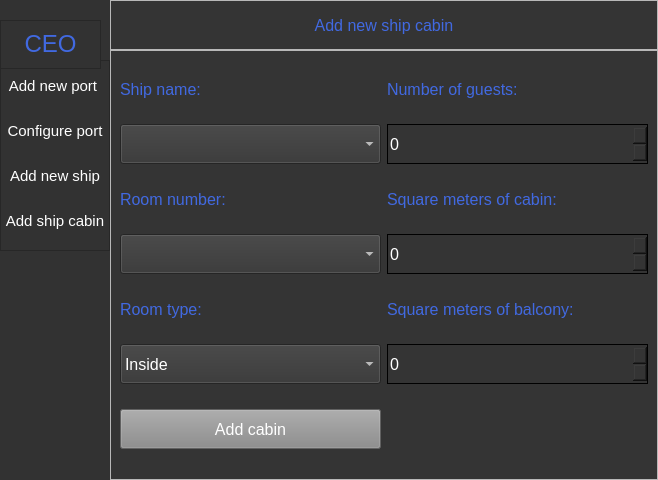
<?xml version="1.0" encoding="UTF-8"?>
<ui version="4.0">
 <class>Dialog</class>
 <widget class="QDialog" name="Dialog">
  <property name="geometry">
   <rect>
    <x>0</x>
    <y>0</y>
    <width>658</width>
    <height>480</height>
   </rect>
  </property>
  <property name="minimumSize">
   <size>
    <width>640</width>
    <height>480</height>
   </size>
  </property>
  <property name="windowTitle">
   <string>Dialog</string>
  </property>
  <property name="styleSheet">
   <string notr="true">QDialog{
background-color: #343434;
}

QComboBox {
background-color: #343434;
font-size: 12pt;
color: #FFFFFF;
}

QSpinBox {
background-color: #343434;
font-size: 12pt;
color: #FFFFFF;
border: 1px solid black;
}

QPushButton {
font-size: 12pt;
color: #FFFFFF;
background-color: #888888;
}

QLineEdit {
background-color: #343434;
font-size: 12pt;
color: #FFFFFF;
}</string>
  </property>
  <layout class="QHBoxLayout" name="horizontalLayout">
   <property name="spacing">
    <number>0</number>
   </property>
   <property name="leftMargin">
    <number>0</number>
   </property>
   <property name="topMargin">
    <number>0</number>
   </property>
   <property name="rightMargin">
    <number>0</number>
   </property>
   <property name="bottomMargin">
    <number>0</number>
   </property>
   <item>
    <widget class="QFrame" name="Menu_frame">
     <property name="minimumSize">
      <size>
       <width>110</width>
       <height>0</height>
      </size>
     </property>
     <property name="maximumSize">
      <size>
       <width>110</width>
       <height>16777215</height>
      </size>
     </property>
     <property name="styleSheet">
      <string notr="true">background-color: #323232;</string>
     </property>
     <property name="frameShape">
      <enum>QFrame::NoFrame</enum>
     </property>
     <property name="frameShadow">
      <enum>QFrame::Raised</enum>
     </property>
     <widget class="QFrame" name="Buttons_frame">
      <property name="geometry">
       <rect>
        <x>0</x>
        <y>60</y>
        <width>110</width>
        <height>191</height>
       </rect>
      </property>
      <property name="maximumSize">
       <size>
        <width>110</width>
        <height>16777215</height>
       </size>
      </property>
      <property name="styleSheet">
       <string notr="true">QPushButton {
color: #FFFFFF;
font-size: 11pt;
border: 0px solid
}

QPushButton:hover{
background-color: #4169E1;
}
</string>
      </property>
      <property name="frameShape">
       <enum>QFrame::StyledPanel</enum>
      </property>
      <property name="frameShadow">
       <enum>QFrame::Raised</enum>
      </property>
      <layout class="QVBoxLayout" name="verticalLayout">
       <property name="spacing">
        <number>0</number>
       </property>
       <property name="leftMargin">
        <number>0</number>
       </property>
       <property name="topMargin">
        <number>0</number>
       </property>
       <property name="rightMargin">
        <number>0</number>
       </property>
       <property name="bottomMargin">
        <number>0</number>
       </property>
       <item>
        <widget class="QPushButton" name="new_port_button">
         <property name="minimumSize">
          <size>
           <width>0</width>
           <height>40</height>
          </size>
         </property>
         <property name="text">
          <string>Add new port </string>
         </property>
        </widget>
       </item>
       <item>
        <widget class="QPushButton" name="configure_port_button">
         <property name="minimumSize">
          <size>
           <width>0</width>
           <height>40</height>
          </size>
         </property>
         <property name="text">
          <string>Configure port</string>
         </property>
        </widget>
       </item>
       <item>
        <widget class="QPushButton" name="new_ship_button">
         <property name="minimumSize">
          <size>
           <width>0</width>
           <height>40</height>
          </size>
         </property>
         <property name="text">
          <string>Add new ship</string>
         </property>
        </widget>
       </item>
       <item>
        <widget class="QPushButton" name="new_ship_cabin_button">
         <property name="minimumSize">
          <size>
           <width>0</width>
           <height>40</height>
          </size>
         </property>
         <property name="text">
          <string>Add ship cabin</string>
         </property>
        </widget>
       </item>
      </layout>
     </widget>
     <widget class="QFrame" name="Who_are_you">
      <property name="geometry">
       <rect>
        <x>0</x>
        <y>20</y>
        <width>101</width>
        <height>49</height>
       </rect>
      </property>
      <property name="maximumSize">
       <size>
        <width>110</width>
        <height>16777215</height>
       </size>
      </property>
      <property name="styleSheet">
       <string notr="true">QPushButton
{
color: #4169E1;
font-size: 18pt;
border: 0px solid;
}</string>
      </property>
      <property name="frameShape">
       <enum>QFrame::StyledPanel</enum>
      </property>
      <property name="frameShadow">
       <enum>QFrame::Raised</enum>
      </property>
      <layout class="QHBoxLayout" name="horizontalLayout_2">
       <item>
        <widget class="QPushButton" name="emp_title_back_to_first_page">
         <property name="text">
          <string>CEO</string>
         </property>
        </widget>
       </item>
      </layout>
     </widget>
    </widget>
   </item>
   <item>
    <widget class="QFrame" name="Widgets_frame">
     <property name="autoFillBackground">
      <bool>false</bool>
     </property>
     <property name="styleSheet">
      <string notr="true">QLabel
{
color: #4169E1;
font-size: 12pt
}

</string>
     </property>
     <property name="frameShape">
      <enum>QFrame::NoFrame</enum>
     </property>
     <property name="frameShadow">
      <enum>QFrame::Raised</enum>
     </property>
     <layout class="QVBoxLayout" name="verticalLayout_2">
      <property name="spacing">
       <number>0</number>
      </property>
      <property name="leftMargin">
       <number>0</number>
      </property>
      <property name="topMargin">
       <number>0</number>
      </property>
      <property name="rightMargin">
       <number>0</number>
      </property>
      <property name="bottomMargin">
       <number>0</number>
      </property>
      <item>
       <widget class="QStackedWidget" name="stackedWidget">
        <property name="autoFillBackground">
         <bool>false</bool>
        </property>
        <property name="styleSheet">
         <string notr="true"/>
        </property>
        <property name="currentIndex">
         <number>4</number>
        </property>
        <widget class="QWidget" name="Welcome_page">
         <property name="autoFillBackground">
          <bool>false</bool>
         </property>
         <property name="styleSheet">
          <string notr="true">QLabel{
font-size: 11pt;
}</string>
         </property>
         <layout class="QVBoxLayout" name="verticalLayout_3">
          <property name="spacing">
           <number>0</number>
          </property>
          <property name="leftMargin">
           <number>0</number>
          </property>
          <property name="topMargin">
           <number>0</number>
          </property>
          <property name="rightMargin">
           <number>0</number>
          </property>
          <property name="bottomMargin">
           <number>0</number>
          </property>
          <item alignment="Qt::AlignHCenter|Qt::AlignVCenter">
           <widget class="QLabel" name="Welcome_info">
            <property name="minimumSize">
             <size>
              <width>500</width>
              <height>0</height>
             </size>
            </property>
            <property name="autoFillBackground">
             <bool>false</bool>
            </property>
            <property name="styleSheet">
             <string notr="true"/>
            </property>
            <property name="text">
             <string>This is your configuration panel, choose one of the options you can see on the left side</string>
            </property>
            <property name="scaledContents">
             <bool>false</bool>
            </property>
            <property name="alignment">
             <set>Qt::AlignCenter</set>
            </property>
            <property name="wordWrap">
             <bool>true</bool>
            </property>
           </widget>
          </item>
         </layout>
        </widget>
        <widget class="QWidget" name="New_port_configuration">
         <property name="autoFillBackground">
          <bool>false</bool>
         </property>
         <property name="styleSheet">
          <string notr="true"/>
         </property>
         <layout class="QVBoxLayout" name="verticalLayout_4">
          <property name="spacing">
           <number>0</number>
          </property>
          <property name="leftMargin">
           <number>0</number>
          </property>
          <property name="topMargin">
           <number>0</number>
          </property>
          <property name="rightMargin">
           <number>0</number>
          </property>
          <property name="bottomMargin">
           <number>0</number>
          </property>
          <item>
           <widget class="QFrame" name="Top_frame">
            <property name="maximumSize">
             <size>
              <width>16777215</width>
              <height>50</height>
             </size>
            </property>
            <property name="styleSheet">
             <string notr="true">QDialog {
background-color: #343434;
}</string>
            </property>
            <property name="frameShape">
             <enum>QFrame::NoFrame</enum>
            </property>
            <property name="frameShadow">
             <enum>QFrame::Raised</enum>
            </property>
            <layout class="QHBoxLayout" name="horizontalLayout_3">
             <item>
              <widget class="QLabel" name="New_port_info_label">
               <property name="text">
                <string>Configure new port:</string>
               </property>
               <property name="alignment">
                <set>Qt::AlignCenter</set>
               </property>
              </widget>
             </item>
            </layout>
           </widget>
          </item>
          <item>
           <widget class="QFrame" name="frame">
            <property name="styleSheet">
             <string notr="true">QLineEdit {
background-color: #343434;
font-size: 12pt;
color: #FFFFFF;
}</string>
            </property>
            <property name="frameShape">
             <enum>QFrame::StyledPanel</enum>
            </property>
            <property name="frameShadow">
             <enum>QFrame::Raised</enum>
            </property>
            <layout class="QVBoxLayout" name="verticalLayout_5">
             <item>
              <widget class="QLabel" name="country_label">
               <property name="maximumSize">
                <size>
                 <width>16777215</width>
                 <height>20</height>
                </size>
               </property>
               <property name="text">
                <string>Country:</string>
               </property>
              </widget>
             </item>
             <item>
              <widget class="QComboBox" name="country_comboBox">
               <property name="maximumSize">
                <size>
                 <width>16777215</width>
                 <height>40</height>
                </size>
               </property>
               <property name="contextMenuPolicy">
                <enum>Qt::DefaultContextMenu</enum>
               </property>
               <property name="autoFillBackground">
                <bool>false</bool>
               </property>
               <property name="styleSheet">
                <string notr="true"/>
               </property>
               <property name="sizeAdjustPolicy">
                <enum>QComboBox::AdjustToMinimumContentsLength</enum>
               </property>
               <property name="duplicatesEnabled">
                <bool>false</bool>
               </property>
               <property name="frame">
                <bool>true</bool>
               </property>
              </widget>
             </item>
             <item>
              <widget class="QLabel" name="placehoder_label">
               <property name="maximumSize">
                <size>
                 <width>16777215</width>
                 <height>20</height>
                </size>
               </property>
               <property name="text">
                <string/>
               </property>
              </widget>
             </item>
             <item>
              <widget class="QLabel" name="city_label">
               <property name="maximumSize">
                <size>
                 <width>16777215</width>
                 <height>20</height>
                </size>
               </property>
               <property name="text">
                <string>City:</string>
               </property>
               <property name="alignment">
                <set>Qt::AlignLeading|Qt::AlignLeft|Qt::AlignVCenter</set>
               </property>
              </widget>
             </item>
             <item>
              <widget class="QLineEdit" name="city_lineEdit">
               <property name="maximumSize">
                <size>
                 <width>16777215</width>
                 <height>40</height>
                </size>
               </property>
               <property name="alignment">
                <set>Qt::AlignLeading|Qt::AlignLeft|Qt::AlignVCenter</set>
               </property>
              </widget>
             </item>
             <item>
              <widget class="QLabel" name="city_label_error">
               <property name="maximumSize">
                <size>
                 <width>16777215</width>
                 <height>20</height>
                </size>
               </property>
               <property name="styleSheet">
                <string notr="true">color: red;</string>
               </property>
               <property name="text">
                <string/>
               </property>
              </widget>
             </item>
             <item>
              <widget class="QLabel" name="capacity_label">
               <property name="maximumSize">
                <size>
                 <width>16777215</width>
                 <height>20</height>
                </size>
               </property>
               <property name="text">
                <string>Capacity:</string>
               </property>
              </widget>
             </item>
             <item>
              <widget class="QSpinBox" name="capacity_spinBox">
               <property name="maximumSize">
                <size>
                 <width>16777215</width>
                 <height>40</height>
                </size>
               </property>
               <property name="suffix">
                <string/>
               </property>
               <property name="minimum">
                <number>1</number>
               </property>
               <property name="maximum">
                <number>100</number>
               </property>
               <property name="value">
                <number>1</number>
               </property>
              </widget>
             </item>
             <item>
              <widget class="QLabel" name="capacity_label_error">
               <property name="maximumSize">
                <size>
                 <width>16777215</width>
                 <height>20</height>
                </size>
               </property>
               <property name="styleSheet">
                <string notr="true">color: red;</string>
               </property>
               <property name="text">
                <string/>
               </property>
              </widget>
             </item>
             <item>
              <widget class="QPushButton" name="port_add_button">
               <property name="maximumSize">
                <size>
                 <width>250</width>
                 <height>40</height>
                </size>
               </property>
               <property name="text">
                <string>Add new port</string>
               </property>
              </widget>
             </item>
             <item>
              <widget class="QLabel" name="error_port_label">
               <property name="maximumSize">
                <size>
                 <width>16777215</width>
                 <height>20</height>
                </size>
               </property>
               <property name="styleSheet">
                <string notr="true">color: red;</string>
               </property>
               <property name="text">
                <string/>
               </property>
              </widget>
             </item>
            </layout>
           </widget>
          </item>
         </layout>
        </widget>
        <widget class="QWidget" name="Port_configuration">
         <property name="autoFillBackground">
          <bool>false</bool>
         </property>
         <layout class="QVBoxLayout" name="verticalLayout_6">
          <item>
           <widget class="QFrame" name="Port_select">
            <property name="frameShape">
             <enum>QFrame::StyledPanel</enum>
            </property>
            <property name="frameShadow">
             <enum>QFrame::Raised</enum>
            </property>
            <layout class="QVBoxLayout" name="verticalLayout_8">
             <item>
              <widget class="QLabel" name="label">
               <property name="minimumSize">
                <size>
                 <width>0</width>
                 <height>20</height>
                </size>
               </property>
               <property name="maximumSize">
                <size>
                 <width>16777215</width>
                 <height>20</height>
                </size>
               </property>
               <property name="text">
                <string>Which port you want do configure:</string>
               </property>
               <property name="alignment">
                <set>Qt::AlignCenter</set>
               </property>
              </widget>
             </item>
             <item>
              <widget class="QComboBox" name="port_comboBox">
               <property name="maximumSize">
                <size>
                 <width>16777215</width>
                 <height>40</height>
                </size>
               </property>
              </widget>
             </item>
            </layout>
           </widget>
          </item>
          <item alignment="Qt::AlignTop">
           <widget class="QFrame" name="Configure_options">
            <property name="frameShape">
             <enum>QFrame::StyledPanel</enum>
            </property>
            <property name="frameShadow">
             <enum>QFrame::Raised</enum>
            </property>
            <layout class="QVBoxLayout" name="verticalLayout_7">
             <item>
              <widget class="QLabel" name="new_capacity_label">
               <property name="maximumSize">
                <size>
                 <width>16777215</width>
                 <height>20</height>
                </size>
               </property>
               <property name="text">
                <string>Enter new port capacity:</string>
               </property>
               <property name="alignment">
                <set>Qt::AlignLeading|Qt::AlignLeft|Qt::AlignVCenter</set>
               </property>
              </widget>
             </item>
             <item>
              <widget class="QSpinBox" name="port_capacity_change">
               <property name="minimumSize">
                <size>
                 <width>0</width>
                 <height>40</height>
                </size>
               </property>
               <property name="maximumSize">
                <size>
                 <width>16777215</width>
                 <height>40</height>
                </size>
               </property>
               <property name="minimum">
                <number>1</number>
               </property>
               <property name="maximum">
                <number>100</number>
               </property>
              </widget>
             </item>
             <item>
              <widget class="QLabel" name="label_2">
               <property name="text">
                <string/>
               </property>
              </widget>
             </item>
             <item>
              <widget class="QPushButton" name="change_port_details_button">
               <property name="minimumSize">
                <size>
                 <width>0</width>
                 <height>40</height>
                </size>
               </property>
               <property name="maximumSize">
                <size>
                 <width>250</width>
                 <height>40</height>
                </size>
               </property>
               <property name="text">
                <string>Change port details</string>
               </property>
              </widget>
             </item>
             <item>
              <widget class="QLabel" name="successful_update_label">
               <property name="styleSheet">
                <string notr="true">margin-top: 10px;</string>
               </property>
               <property name="text">
                <string/>
               </property>
              </widget>
             </item>
            </layout>
           </widget>
          </item>
         </layout>
        </widget>
        <widget class="QWidget" name="New_ship_configuration">
         <layout class="QVBoxLayout" name="verticalLayout_9">
          <property name="spacing">
           <number>0</number>
          </property>
          <property name="leftMargin">
           <number>0</number>
          </property>
          <property name="topMargin">
           <number>0</number>
          </property>
          <property name="rightMargin">
           <number>0</number>
          </property>
          <property name="bottomMargin">
           <number>0</number>
          </property>
          <item>
           <widget class="QFrame" name="top_frame">
            <property name="maximumSize">
             <size>
              <width>16777215</width>
              <height>50</height>
             </size>
            </property>
            <property name="frameShape">
             <enum>QFrame::StyledPanel</enum>
            </property>
            <property name="frameShadow">
             <enum>QFrame::Raised</enum>
            </property>
            <layout class="QHBoxLayout" name="horizontalLayout_4">
             <property name="spacing">
              <number>0</number>
             </property>
             <property name="leftMargin">
              <number>0</number>
             </property>
             <property name="topMargin">
              <number>0</number>
             </property>
             <property name="rightMargin">
              <number>0</number>
             </property>
             <property name="bottomMargin">
              <number>0</number>
             </property>
             <item>
              <widget class="QLabel" name="description">
               <property name="text">
                <string>Add new ship</string>
               </property>
               <property name="alignment">
                <set>Qt::AlignCenter</set>
               </property>
              </widget>
             </item>
            </layout>
           </widget>
          </item>
          <item>
           <widget class="QFrame" name="frame_3">
            <property name="frameShape">
             <enum>QFrame::StyledPanel</enum>
            </property>
            <property name="frameShadow">
             <enum>QFrame::Raised</enum>
            </property>
            <layout class="QVBoxLayout" name="verticalLayout_10">
             <item>
              <widget class="QLabel" name="ship_name_label">
               <property name="maximumSize">
                <size>
                 <width>16777215</width>
                 <height>20</height>
                </size>
               </property>
               <property name="text">
                <string>Ship name:</string>
               </property>
              </widget>
             </item>
             <item>
              <widget class="QLineEdit" name="ship_name_edit">
               <property name="maximumSize">
                <size>
                 <width>16777215</width>
                 <height>40</height>
                </size>
               </property>
              </widget>
             </item>
             <item>
              <widget class="QLabel" name="ship_name_label_error">
               <property name="maximumSize">
                <size>
                 <width>16777215</width>
                 <height>20</height>
                </size>
               </property>
               <property name="styleSheet">
                <string notr="true">color: red;</string>
               </property>
               <property name="text">
                <string/>
               </property>
              </widget>
             </item>
             <item>
              <widget class="QLabel" name="ship_capacity_label">
               <property name="maximumSize">
                <size>
                 <width>16777215</width>
                 <height>20</height>
                </size>
               </property>
               <property name="text">
                <string>Capacity:</string>
               </property>
              </widget>
             </item>
             <item>
              <widget class="QSpinBox" name="ship_capacity_spinBox">
               <property name="maximumSize">
                <size>
                 <width>16777215</width>
                 <height>40</height>
                </size>
               </property>
               <property name="minimum">
                <number>1</number>
               </property>
               <property name="maximum">
                <number>1000</number>
               </property>
              </widget>
             </item>
             <item>
              <widget class="QLabel" name="ship_capacity_label_error">
               <property name="maximumSize">
                <size>
                 <width>16777215</width>
                 <height>20</height>
                </size>
               </property>
               <property name="styleSheet">
                <string notr="true">color: red;</string>
               </property>
               <property name="text">
                <string/>
               </property>
              </widget>
             </item>
             <item>
              <widget class="QLabel" name="port_number_label">
               <property name="maximumSize">
                <size>
                 <width>16777215</width>
                 <height>20</height>
                </size>
               </property>
               <property name="text">
                <string>Assign ship to port in:</string>
               </property>
              </widget>
             </item>
             <item>
              <widget class="QComboBox" name="port_identification_comboBox">
               <property name="maximumSize">
                <size>
                 <width>16777215</width>
                 <height>40</height>
                </size>
               </property>
               <property name="sizeAdjustPolicy">
                <enum>QComboBox::AdjustToMinimumContentsLength</enum>
               </property>
              </widget>
             </item>
             <item>
              <widget class="QPushButton" name="add_new_ship_button">
               <property name="maximumSize">
                <size>
                 <width>250</width>
                 <height>40</height>
                </size>
               </property>
               <property name="text">
                <string>Add new ship</string>
               </property>
              </widget>
             </item>
             <item>
              <widget class="QLabel" name="error_ship_label">
               <property name="maximumSize">
                <size>
                 <width>16777215</width>
                 <height>20</height>
                </size>
               </property>
               <property name="styleSheet">
                <string notr="true">color: red;</string>
               </property>
               <property name="text">
                <string/>
               </property>
              </widget>
             </item>
            </layout>
           </widget>
          </item>
         </layout>
        </widget>
        <widget class="QWidget" name="New_ship_cabin">
         <layout class="QVBoxLayout" name="verticalLayout_11">
          <property name="spacing">
           <number>0</number>
          </property>
          <property name="leftMargin">
           <number>0</number>
          </property>
          <property name="topMargin">
           <number>0</number>
          </property>
          <property name="rightMargin">
           <number>0</number>
          </property>
          <property name="bottomMargin">
           <number>0</number>
          </property>
          <item>
           <widget class="QFrame" name="frame_2">
            <property name="maximumSize">
             <size>
              <width>16777215</width>
              <height>50</height>
             </size>
            </property>
            <property name="frameShape">
             <enum>QFrame::StyledPanel</enum>
            </property>
            <property name="frameShadow">
             <enum>QFrame::Raised</enum>
            </property>
            <layout class="QHBoxLayout" name="horizontalLayout_5">
             <item>
              <widget class="QLabel" name="description_ship_cabins">
               <property name="maximumSize">
                <size>
                 <width>16777215</width>
                 <height>50</height>
                </size>
               </property>
               <property name="text">
                <string>Add new ship cabin</string>
               </property>
               <property name="alignment">
                <set>Qt::AlignCenter</set>
               </property>
              </widget>
             </item>
            </layout>
           </widget>
          </item>
          <item>
           <widget class="QFrame" name="frame_4">
            <property name="frameShape">
             <enum>QFrame::StyledPanel</enum>
            </property>
            <property name="frameShadow">
             <enum>QFrame::Raised</enum>
            </property>
            <layout class="QGridLayout" name="gridLayout">
             <item row="2" column="0">
              <widget class="QLabel" name="room_number_label">
               <property name="maximumSize">
                <size>
                 <width>16777215</width>
                 <height>20</height>
                </size>
               </property>
               <property name="text">
                <string>Room number:</string>
               </property>
              </widget>
             </item>
             <item row="2" column="1">
              <widget class="QLabel" name="cabin_meters_label">
               <property name="maximumSize">
                <size>
                 <width>16777215</width>
                 <height>20</height>
                </size>
               </property>
               <property name="text">
                <string>Square meters of cabin:</string>
               </property>
              </widget>
             </item>
             <item row="4" column="0">
              <widget class="QLabel" name="toom_type_label">
               <property name="maximumSize">
                <size>
                 <width>16777215</width>
                 <height>20</height>
                </size>
               </property>
               <property name="text">
                <string>Room type:</string>
               </property>
              </widget>
             </item>
             <item row="5" column="0">
              <widget class="QComboBox" name="room_type_comboBox">
               <property name="minimumSize">
                <size>
                 <width>0</width>
                 <height>40</height>
                </size>
               </property>
               <item>
                <property name="text">
                 <string>Inside</string>
                </property>
               </item>
               <item>
                <property name="text">
                 <string>Oceanview</string>
                </property>
               </item>
               <item>
                <property name="text">
                 <string>Verandah</string>
                </property>
               </item>
               <item>
                <property name="text">
                 <string>Studio</string>
                </property>
               </item>
               <item>
                <property name="text">
                 <string>Suite</string>
                </property>
               </item>
               <item>
                <property name="text">
                 <string>Family suite</string>
                </property>
               </item>
               <item>
                <property name="text">
                 <string>Royal</string>
                </property>
               </item>
              </widget>
             </item>
             <item row="1" column="0">
              <widget class="QComboBox" name="ship_id_comboBox">
               <property name="minimumSize">
                <size>
                 <width>0</width>
                 <height>40</height>
                </size>
               </property>
               <property name="maximumSize">
                <size>
                 <width>16777215</width>
                 <height>16777215</height>
                </size>
               </property>
              </widget>
             </item>
             <item row="0" column="1">
              <widget class="QLabel" name="guests_label">
               <property name="maximumSize">
                <size>
                 <width>16777215</width>
                 <height>20</height>
                </size>
               </property>
               <property name="text">
                <string>Number of guests:</string>
               </property>
              </widget>
             </item>
             <item row="3" column="1">
              <widget class="QSpinBox" name="cabin_meters_spinBox">
               <property name="minimumSize">
                <size>
                 <width>0</width>
                 <height>40</height>
                </size>
               </property>
              </widget>
             </item>
             <item row="0" column="0">
              <widget class="QLabel" name="ship_id_label">
               <property name="maximumSize">
                <size>
                 <width>16777215</width>
                 <height>20</height>
                </size>
               </property>
               <property name="text">
                <string>Ship name:</string>
               </property>
              </widget>
             </item>
             <item row="4" column="1">
              <widget class="QLabel" name="balcony_meters_label">
               <property name="maximumSize">
                <size>
                 <width>16777215</width>
                 <height>20</height>
                </size>
               </property>
               <property name="text">
                <string>Square meters of balcony:</string>
               </property>
              </widget>
             </item>
             <item row="1" column="1">
              <widget class="QSpinBox" name="guests_spinBox">
               <property name="minimumSize">
                <size>
                 <width>0</width>
                 <height>40</height>
                </size>
               </property>
              </widget>
             </item>
             <item row="3" column="0">
              <widget class="QComboBox" name="room_number_comboBox">
               <property name="minimumSize">
                <size>
                 <width>0</width>
                 <height>40</height>
                </size>
               </property>
              </widget>
             </item>
             <item row="5" column="1">
              <widget class="QSpinBox" name="balcony_meters_spinBox">
               <property name="minimumSize">
                <size>
                 <width>0</width>
                 <height>40</height>
                </size>
               </property>
              </widget>
             </item>
             <item row="6" column="1">
              <widget class="QLabel" name="available_cabins_number_label">
               <property name="maximumSize">
                <size>
                 <width>16777215</width>
                 <height>20</height>
                </size>
               </property>
               <property name="text">
                <string/>
               </property>
              </widget>
             </item>
             <item row="6" column="0">
              <widget class="QPushButton" name="add_new_cabin_button">
               <property name="minimumSize">
                <size>
                 <width>0</width>
                 <height>40</height>
                </size>
               </property>
               <property name="text">
                <string>Add cabin</string>
               </property>
              </widget>
             </item>
            </layout>
           </widget>
          </item>
         </layout>
        </widget>
       </widget>
      </item>
     </layout>
    </widget>
   </item>
  </layout>
 </widget>
 <resources/>
 <connections/>
</ui>
